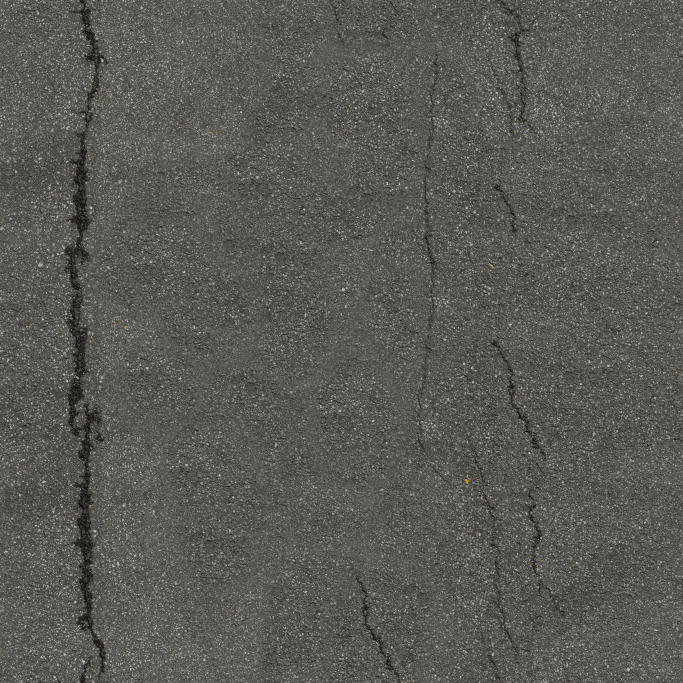
#> input picture assets/blender/showcase-quality/sources/asphalt_02_Diffuse.jpg, 2048 x 2048 px (shown at 1/3 size); its folder holds 2 pictures in this run
$ python p06c_road_material.py
#> lines starting #> are read from the running program, lines starting #| are printed output that depends on the picture; after the words box and inside, x2 and y2 are one past the last pixel; in counts of white or black regions, pixels touching at a corner belong together
"""Derive aligned, non-mirrored fine asphalt channels from retained CC0 originals."""
from pathlib import Path
import hashlib, json
import numpy as np
from PIL import Image, ImageFilter

ROOT = Path(__file__).resolve().parents[1]
SOURCE = ROOT / 'assets/blender/showcase-quality/sources'
OUT = ROOT / 'public/assets/showcase-quality/textures'

def periodic(a):
    """Remove the smooth opposite-edge mismatch; preserve original interior detail."""
    h,w=a.shape[:2];boundary=np.zeros_like(a)
    boundary[0]=a[-1]-a[0];boundary[-1]=a[0]-a[-1]
    boundary[:,0]+=a[:,-1]-a[:,0];boundary[:,-1]+=a[:,0]-a[:,-1]
    denominator=2*np.cos(2*np.pi*np.arange(h)/h)[:,None]+2*np.cos(2*np.pi*np.arange(w)/w)[None,:]-4
    denominator[0,0]=1
    spectrum=np.fft.fft2(boundary,axes=(0,1))/denominator[:,:,None];spectrum[0,0]=0
    return a-np.fft.ifft2(spectrum,axes=(0,1)).real

def build():
    rows = []
    for channel in ['Diffuse', 'nor_gl', 'Rough', 'AO']:
        source = SOURCE / f'asphalt_02_{channel}.jpg'
        im = Image.open(source).convert('RGB').crop((460,190,972,702))
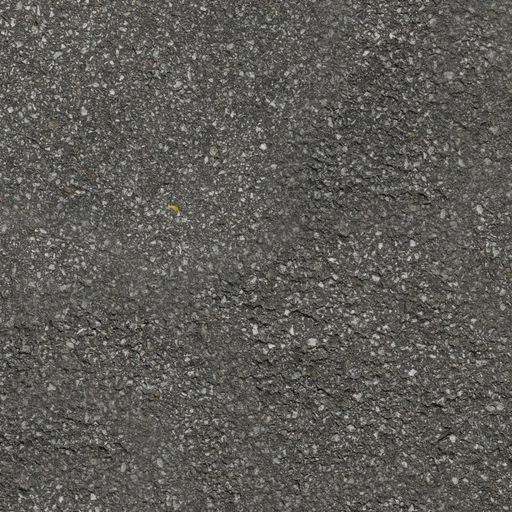
#> im: PIL image 512x512 RGB; mean R, G, B 91.7, 91.1, 86
        a = np.asarray(im, dtype=np.float32)
        if channel == 'Diffuse':
            # An intact quarter-area photograph has aggregate without repeating hero cracks.
            # No reflected copies; smooth boundary mismatch is removed in frequency space.
            low = np.asarray(im.filter(ImageFilter.GaussianBlur(12)), dtype=np.float32)
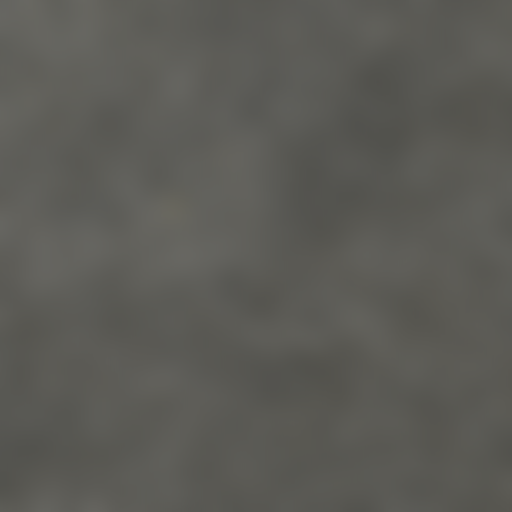
#> low: shape (512, 512, 3) float32; mean R, G, B 91.7, 91.1, 86
            a = np.clip(93 + (a-low)*.66, 0, 255)
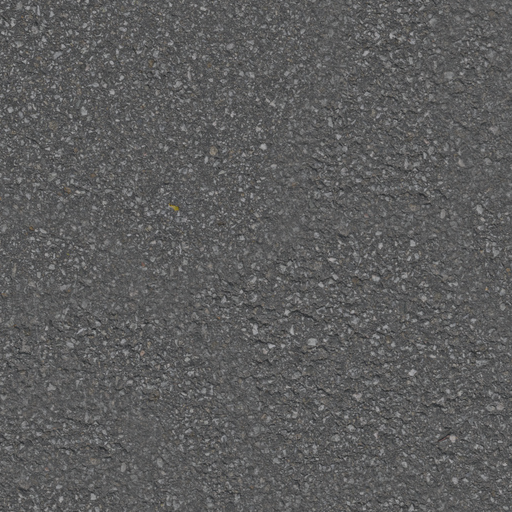
#> a: shape (512, 512, 3) float32; mean R, G, B 93, 93, 93
        elif channel == 'Rough':
            a = np.clip(210 + (a-a.mean())*.24, 188, 240)
        elif channel == 'AO':
            a = np.clip(240 + (a-a.mean())*.16, 218, 255)
        a=periodic(a)
#> in periodic, `boundary[0] = a[-1] - a[0]`:
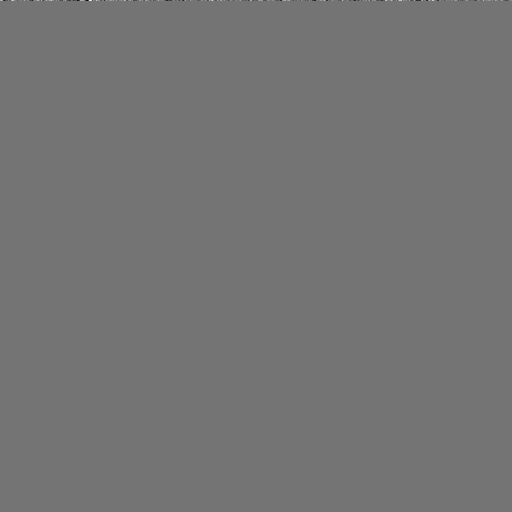
#> boundary: shape (512, 512, 3) float32; mean R, G, B 0, 0, 0; drawn with min black and max white
#> in periodic, `boundary[-1] = a[0] - a[-1]`: boundary: shape (512, 512, 3) float32; 0.19% of pixels changed, all inside (x1, y1, x2, y2) = (0, 511, 512, 512)
#> in periodic, `boundary[:, 0] += a[:, -1] - a[:, 0]`: boundary: shape (512, 512, 3) float32; mean R, G, B 0, 0, 0
#> in periodic, `boundary[:, -1] += a[:, 0] - a[:, -1]`: boundary: shape (512, 512, 3) float32; mean R, G, B 0, 0, 0
        if channel=='nor_gl':
            normals=a/127.5-1;normals/=np.maximum(np.linalg.norm(normals,axis=2,keepdims=True),1e-6);a=(normals+1)*127.5
        im = Image.fromarray(np.clip(a,0,255).astype('uint8'))
        target = OUT / f'p06c_asphalt_{channel}.jpg'
        im.save(target, quality=95, optimize=True)
        rows.append(dict(channel=channel, original=str(source.relative_to(ROOT)).replace('\\','/'),
                         originalSHA256=hashlib.sha256(source.read_bytes()).hexdigest(),
                         derived=str(target.relative_to(ROOT)).replace('\\','/'),
                         derivedSHA256=hashlib.sha256(target.read_bytes()).hexdigest(),
                         colorSpace='sRGB' if channel=='Diffuse' else 'Non-Color'))
    record = dict(method='Aligned intact512px crop(460,190,972,702); diffuse high-pass at12px; smooth opposite-edge mismatch removal in Fourier space; scalar roughness/AO restraint and normal renormalization. No mirrored copies. Fine0.75m aggregate separate from authored route vertex tone.',
                  asset='asphalt_02', license='CC0-1.0', sourcePage='https://polyhaven.com/a/asphalt_02',
                  sourceLicense='https://polyhaven.com/license', physicalTileMetres=.75, channels=rows)
    (OUT.parent/'p06c-road-provenance.json').write_text(json.dumps(record, indent=2))
    print('P06C aligned road channels ready')

if __name__ == '__main__':
#> (the run stopped early here; a loop or call above may not have finished)
